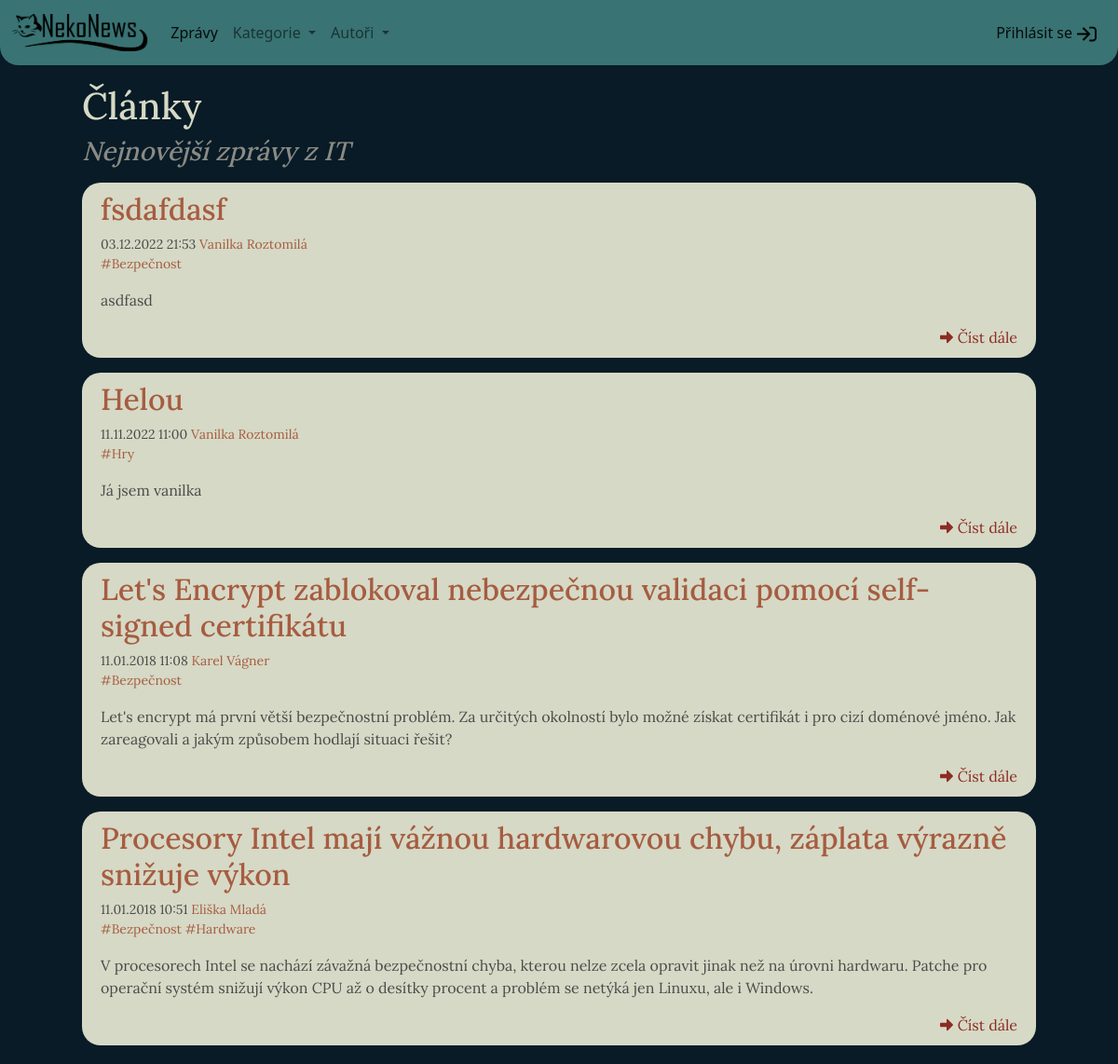
Page /articles on the earlier database version.
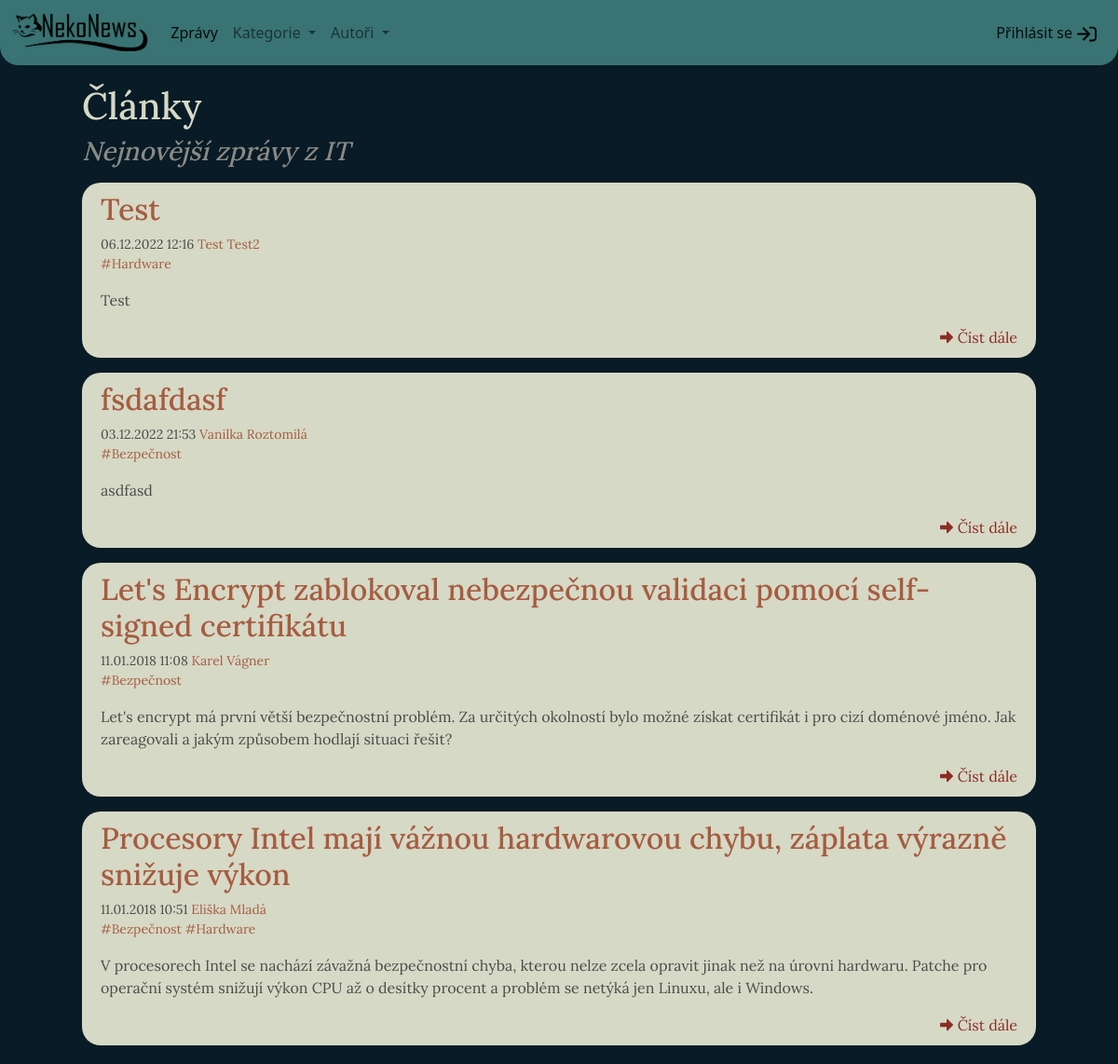
Same page on the later database version.
### tables this page shows
CREATE TABLE `article` (
                           `id` int(10) UNSIGNED NOT NULL,
                           `author_id` int(11) NOT NULL,
                           `title` varchar(150) NOT NULL,
                           `perex` text NOT NULL,
                           `text` text NOT NULL,
                           `created_at` timestamp NOT NULL DEFAULT current_timestamp(),
                           `image` varchar(500) DEFAULT NULL,
                           `published` tinyint(1) NOT NULL DEFAULT 0
);

CREATE TABLE `author` (
                          `id` int(11) NOT NULL,
                          `name` varchar(20) NOT NULL,
                          `surname` varchar(50) DEFAULT NULL,
                          `profile_photo` varchar(500) NOT NULL
);

### model/Database.php (called while the page is built, shortened)
<?php
class Database
{
    private $conn;
    public function __construct()
    {
        $this->conn = new PDO('mysql:host=' . self::HOST . ';dbname=' . self::DBNAME,
            self::USER,
            self::PASS, [
                PDO::ATTR_ERRMODE => PDO::ERRMODE_EXCEPTION
            ]);
        $this->conn->query('SET NAMES utf8');
    }
    public function selectAll($sql, $params = [])
    {
        $stmt = $this->execute($sql, $params);
        return $stmt->fetchAll(PDO::FETCH_ASSOC);
    }
    protected function execute($sql, $params)
    {
        $stmt = $this->conn->prepare($sql);
        $stmt->execute($params);
        return $stmt;
    }
}

### model/BaseRepository.php (called while the page is built, shortened)
<?php
abstract class BaseRepository
{
    public function __construct(Database $db)
    {
        $this->dbConn = $db;
    }
}

### model/ArticleRepository.php (called while the page is built, shortened)
<?php
class ArticleRepository extends BaseRepository
{
    public function getLastFiveArticles()
    {
        $query = '
            SELECT
                article.*,
                name,
                surname
            FROM article
                INNER JOIN author ON author.id = article.author_id
            WHERE published = 1
            ORDER BY created_at DESC
            LIMIT 5
        ';
        $stmt = $this->dbConn->selectAll($query);
        return $stmt;
    }
}

### articles/index.php (the view, shortened to what this page needs)
<?php
require_once '../tools/Tools.php';
$db = new Database();
$articleRepo = new ArticleRepository($db);
$categoryRepo = new CategoryRepository($db);
$tool = new Tools();
$articles = $articleRepo->getLastFiveArticles();
?>
<html lang="cs">
<head>
    <?php $tool->importBootstrap(); ?>
    <link rel="stylesheet" href="../source/styles/style.css">
</head>
<body>
<?php
require_once '../source/pages/navbar.php';
?>
<main>
    <section class="page-header white-font">
        <h1>Články</h1>
        <h3><i>Nejnovější zprávy z IT</i></h3>
    </section>
    <section>
        <?php foreach ($articles as $article) { ?>
            <article>
                <div class="article-title">
                    <h2><a href="article.php?article_id=<?= $article['id'] ?>"><?= $article['title'] ?></a></h2>
                    <small>
                        <?= $tool->convertDate($article['created_at']); ?>
                        <a href="../author/articles.php?author_id=<?= $article['author_id'] ?>"><?= $article['name'] ?> <?= $article['surname'] ?></a>
                    </small> <br>
                    <small>
                        <?= $categoryRepo->writeCategories($article['id']) ?>
                    </small>
                </div>
                <p class="article-perex">
                    <?= $article['perex'] ?>
                </p>
                <div class="read-more">
                    <a href="article.php?article_id=<?= $article['id'] ?>">
                        <div><img src="../source/icons/arrow-alt-right.svg" alt=""></div>
                        <div>Číst dále</div>
                    </a>
                </div>
            </article>
        <?php } ?>
    </section>
</main>
</body>
</html>

### model/CategoryRepository.php (shortened to what this page needs)
<?php
class CategoryRepository extends BaseRepository
{
    public function getCategoriesForArticle($articleId)
    {
        $query = '
            SELECT
                ca.id AS category_id,
                ca.name AS category_name
            FROM article_category ac
                INNER JOIN article ar ON ar.id = ac.article_id
                INNER JOIN category ca ON ca.id = ac.category_id
            WHERE ar.id = :articleId;
        ';
        $data = [
            ':articleId' => $articleId,
        ];
        return $this->dbConn->selectAll($query, $data);
    }
    public function writeCategories($articleId)
    {
        $categories = $this->getCategoriesForArticle($articleId);
        $string = '';
        foreach ($categories as $category) {
            $string .= '<a href="../category/articles.php?category_id=' . $category['category_id'] . '">#' . $category['category_name'] . ' </a>';
        }
        return $string;
    }
    public function getLastFiveCategories()
    {
        $query = '
            SELECT DISTINCT *
            FROM
            (
            SELECT
                    ca.id as category_id,
                    ca.name as category_name
                FROM article ar
                    INNER JOIN article_category ac ON ac.article_id = ar.id
                    INNER JOIN category ca ON ca.id = ac.category_id
                ORDER BY ar.created_at DESC
                LIMIT 5
            ) AS a
        ';
        return $this->dbConn->selectAll($query);
    }
}

Differences in the rows shown:
removed article: title "Helou", created_at "11.11.2022 11:00", author.name "Vanilka", author.surname "Roztomilá", category_name "Hry", perex "Já jsem vanilka"
added article: title "Test", created_at "06.12.2022 12:16", author.name "Test", author.surname "Test2", category_name "Hardware", perex "Test"
